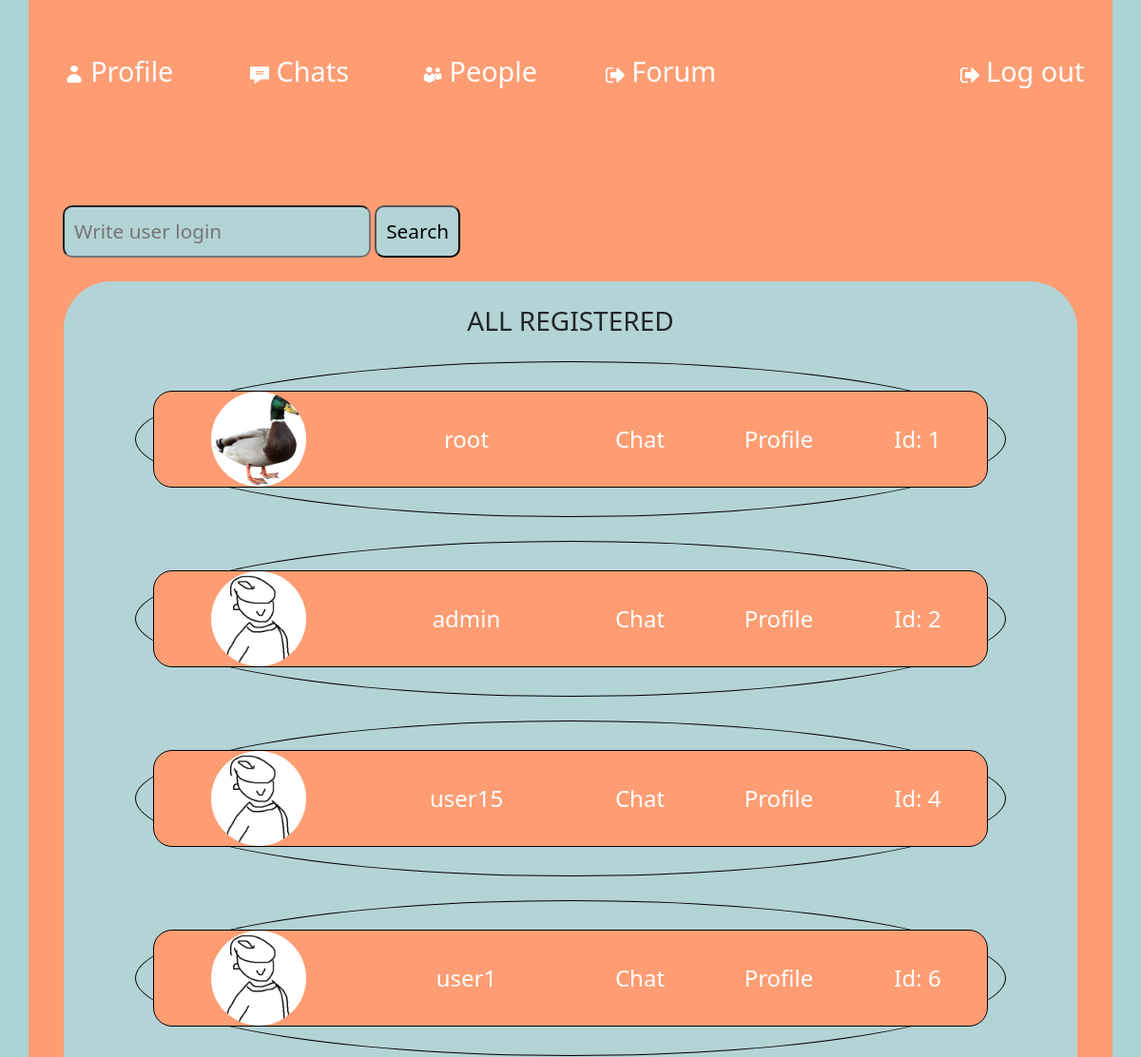
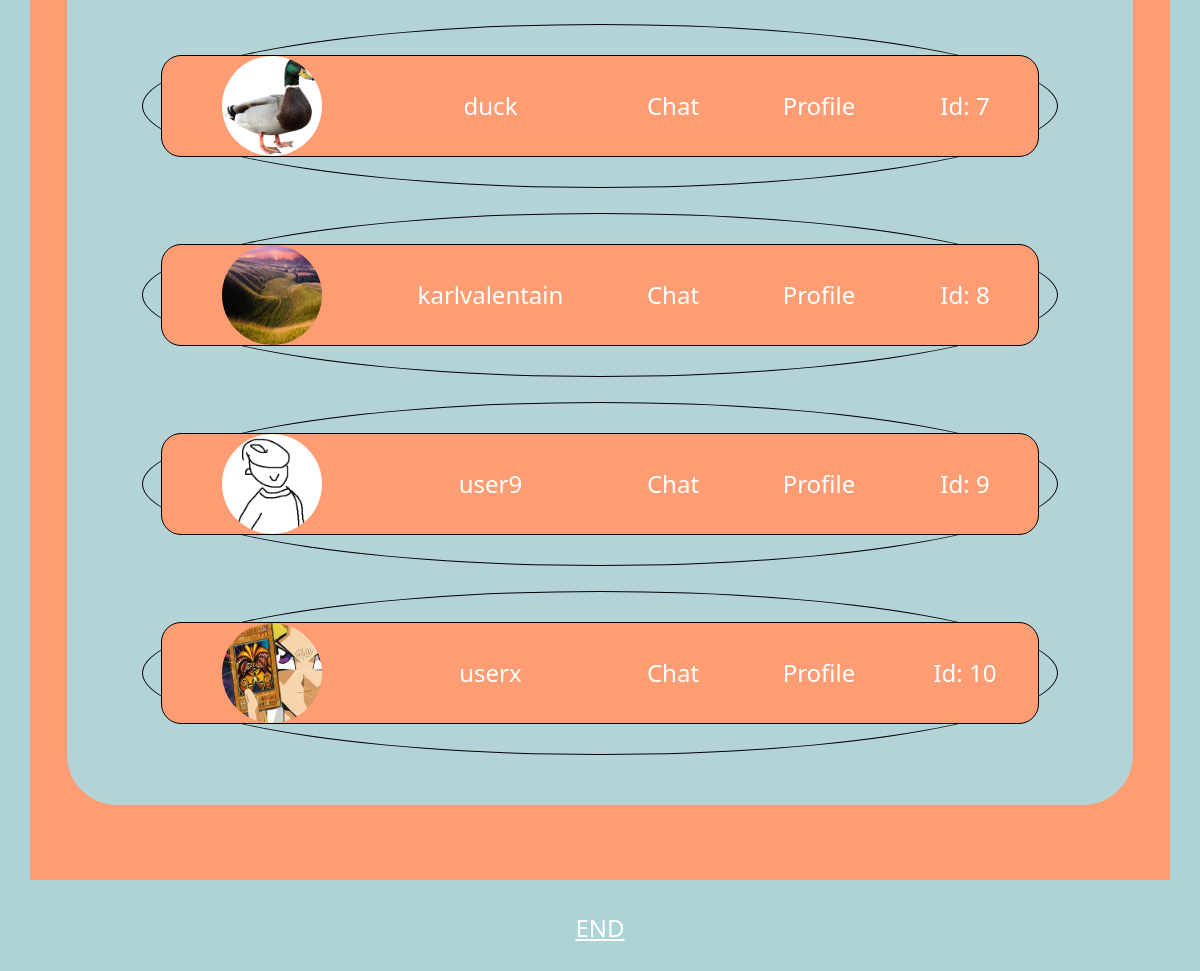
The page /friends.php (signed in) on the database its author committed (2 pictures, top to bottom).
### tables this page shows
CREATE TABLE `users` (
  `id` int(11) UNSIGNED NOT NULL,
  `login` varchar(32) NOT NULL,
  `password` varchar(32) NOT NULL,
  `email` varchar(32) NOT NULL,
  `active` tinyint(1) NOT NULL DEFAULT 0,
  `friends` tinyint(1) NOT NULL DEFAULT 0,
  `user_img` varchar(1000) NOT NULL DEFAULT 'uploads/default.png',
  `time_create` timestamp NOT NULL DEFAULT current_timestamp(),
  `ban` tinyint(1) NOT NULL DEFAULT 0,
  `role` int(3) NOT NULL DEFAULT 0
);

### friends.php (the view, shortened to what this page needs)
<!DOCTYPE html>
<html>
<head>
    <link href="styles/mainstyle.css" rel="stylesheet" type="text/css" >
    <link href="https://cdn.jsdelivr.net/npm/bootstrap@5.1.3/dist/css/bootstrap.min.css" rel="stylesheet">
</head>
<body style="background-color: #B4D3D6;">
 <?php
    include "connect.php";
    if (!$_SESSION['user']) {
      header("Location: 404.html");exit();
    }
    else{
            ?>
            <div id="ex0" class="container-fluid">
              <div id="ex1" class="container-fluid">
                <div id="ex2" class="container-sm">
                  <div id="ex3" class="row">
                    <span id="nav1" class="col-sm-2  text-center my-auto">
                      <a class="navigations" value="Profile" href="profile.php?id=<?php echo $_SESSION['user']['id']?>"><img src="images/user.png" class="logos"> Profile</a>
                    </span>
                    <span id="nav2" class="col-sm-2 text-center my-auto">
                      <a class="navigations" value="Profile" href="mainpage.php?id=<?php echo $_SESSION['user']['id']?>"><img src="images/message.png" class="logos1"> Chats</a>
                    </span>
                    <span id="nav3" class="col-sm-2 text-center my-auto">
                      <a class="navigations" value="Profile" href="friends.php?id=<?php echo $_SESSION['user']['id']?>"><img src="images/friends.png" class="logos1"> People</a>
                    </span>
                    <span id="nav4" class="col-sm-2 text-center my-auto">
                      <a class="navigations" value="Profile" href="forum.php?id=<?php echo $_SESSION['user']['id']?>"><img src="images/logout.png" class="logos1"> Forum</a>
                    </span>
                    <span id="nav4" class="col-sm-2 text-center my-auto">
                      <a class="navigations" value="Profile" href="logout.php?id=<?php echo $_SESSION['user']['id']?>"><img src="images/logout.png" class="logos1"> Log out</a>
                    </span>
                  </div>
                </div>
              </div>
              <div id="ex4" class="container-fluid">
                <div class="container bgcl2">
                  <form method="post" class="col-sm-12 mt-3 mx-4">
                      <input type="text" id="smsbtn" name="seacrh_user" placeholder="Write user login">
                      <input type="submit" id="smsbtn" name="seacrh_u_btn" value="Search">
                  </form>
                  <?php
                    echo '<div class="text-center" style="background-color: #B4D3D6; padding: 25px; margin: 25px; border-radius: 50px;"><h3>ALL REGISTERED</h3>';
                    $queryselect = "SELECT * FROM users";
                    $query = mysqli_query($sql, $queryselect) or die("1. Query hat nicht funktioniert!");
                    while ($row = $query->fetch_assoc()) {
                      if ($row['id'] == $_SESSION['user']['id']) {
                      }
                      else{
                  ?>
                  <div class="row2 bgcls">
                    <div class="row bgcl bgclx">
                      <div id="" class="col-sm-3 my-auto text-center"><img class="my-auto" id="avatar2" src="<?php echo $row['user_img'] ?>"></div>
                      <div id="" class="col-sm-3 my-auto text-center"><span class="my-auto txtsize"><?php echo $row['login']?></span></div>
                      <div id="" class="col-sm-2 list my-auto text-center"><span class="my-auto"><a class="list2" href="chat.php?id=<?php echo $row['id']?>">Chat</a></span></div>
                      <div id="" class="col-sm-2 list my-auto text-center"><span class="my-auto"><a class="list2" href="profile.php?id=<?php echo $row['id']?>">Profile</a></span></div>
                      <div id="" class="col-sm-2 my-auto text-center"><span class="my-auto txtsize">Id: <?php echo $row['id']?></span></div>
                    </div>
                  </div>
                    <?php
                  }
                      }
                      echo '</div>';
                    ?>
                </div>
              </div>
              <div id="plable2" class="text-center">END</div>
            </div>
      <?php
      }
?>
</body>
</html>

### styles/mainstyle.css (style rules this page uses)
a { color: white; text-decoration: none; }
#ex0 { background-color: #ACD4D7; }
#ex1 { background-color: #ACD4D7; }
#ex3 { background-color:#FE9D73; height: 150px; }
.logos { width: 20px; height: 20px; padding-bottom: 2px; }
.logos1 { width: 20px; height: 20px; }
#avatar2 { width: 100px; height: 100px; border-radius: 50%; }
#smsbtn { border-radius: 10px; padding: 10px; font-size: 1.3em; background-color: #B4D3D6; color: black; }
.list { background-color:#FE9D73; }
.list2 { text-decoration: none; color: white; font-size: 1.5em; background-image: linear-gradient(currentColor, currentColor); background-position: 0% 100%; background-repeat: no-repeat; background-size: 0% 2px; transition: background-size 0.3s; }
.txtsize { font-size: 1.5em; }
.row2 { border-bottom: 1px solid #BE0032; padding: 30px; margin: 25px 50px 25px 50px; }
#ex4 { background-color: #ACD4D7; }
span { color: white; }
.bgcl { background-color: #FE9D73; border: 1px solid black; border-radius: 50%; }
.bgcls { background-color:#B4D3D6; border: 1px solid black; border-radius: 50%; }
.bgclx { border-radius: 20px; }
.bgcl2 { background-color:#FE9D73; padding: 50px 0 50px 0; }
#plable2 { font-size: 1.5em; color: white; text-decoration: underline; margin: 30px 0 0 0; padding-bottom: 30px; }
.navigations { text-decoration: none; color: white; padding: 2px; font-size: 1.8em; background-image: linear-gradient(currentColor, currentColor); background-position: 0% 100%; background-repeat: no-repeat; background-size: 0% 2px; transition: background-size 0.3s; }

### rows shown on the page
users: user_img (picture), login "root", id "1"
users: user_img (placeholder picture), login "admin", id "2"
users: user_img (placeholder picture), login "user15", id "4"
users: user_img (placeholder picture), login "user1", id "6"
users: user_img (picture), login "duck", id "7"
users: user_img (picture), login "karlvalentain", id "8"
users: user_img (placeholder picture), login "user9", id "9"
users: user_img (picture), login "userx", id "10"
